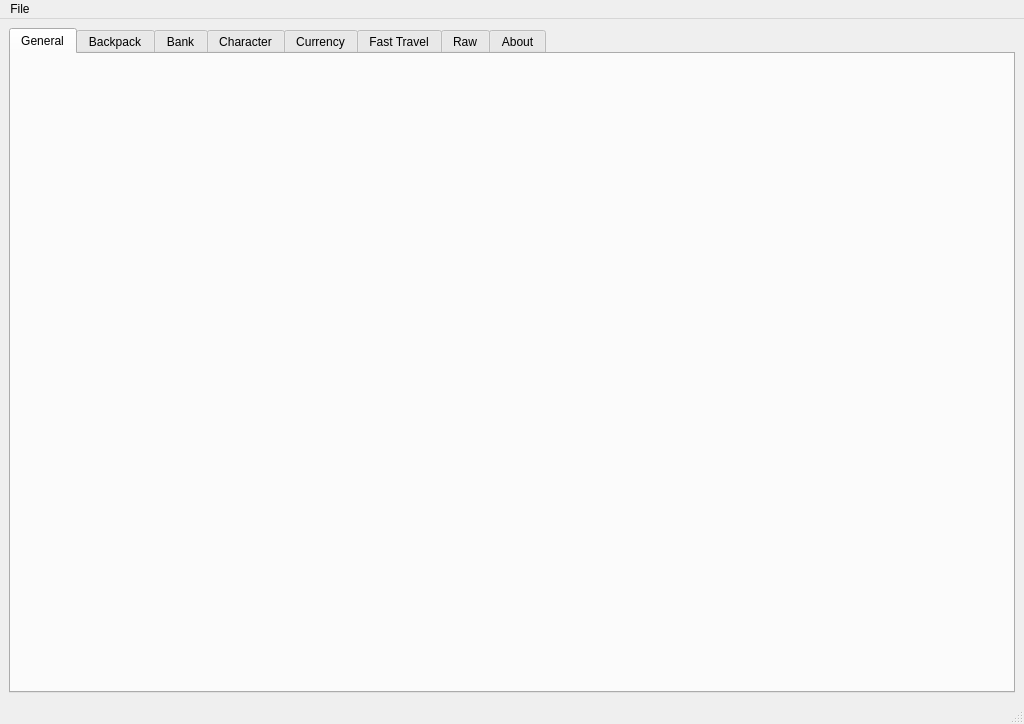
<?xml version="1.0" encoding="UTF-8"?>
<ui version="4.0">
 <class>MainWindow</class>
 <widget class="QMainWindow" name="MainWindow">
  <property name="geometry">
   <rect>
    <x>0</x>
    <y>0</y>
    <width>1024</width>
    <height>724</height>
   </rect>
  </property>
  <property name="sizePolicy">
   <sizepolicy hsizetype="Preferred" vsizetype="Preferred">
    <horstretch>0</horstretch>
    <verstretch>0</verstretch>
   </sizepolicy>
  </property>
  <property name="minimumSize">
   <size>
    <width>700</width>
    <height>400</height>
   </size>
  </property>
  <property name="maximumSize">
   <size>
    <width>2059</width>
    <height>1073</height>
   </size>
  </property>
  <property name="baseSize">
   <size>
    <width>1023</width>
    <height>512</height>
   </size>
  </property>
  <property name="windowTitle">
   <string>Borderlands Save Editor</string>
  </property>
  <widget class="QWidget" name="centralwidget">
   <property name="sizePolicy">
    <sizepolicy hsizetype="Preferred" vsizetype="Preferred">
     <horstretch>0</horstretch>
     <verstretch>0</verstretch>
    </sizepolicy>
   </property>
   <property name="minimumSize">
    <size>
     <width>700</width>
     <height>350</height>
    </size>
   </property>
   <property name="maximumSize">
    <size>
     <width>2048</width>
     <height>1024</height>
    </size>
   </property>
   <property name="baseSize">
    <size>
     <width>1024</width>
     <height>512</height>
    </size>
   </property>
   <layout class="QGridLayout" name="gridLayout">
    <item row="0" column="0">
     <widget class="QTabWidget" name="tabWidget">
      <property name="sizePolicy">
       <sizepolicy hsizetype="Expanding" vsizetype="Expanding">
        <horstretch>0</horstretch>
        <verstretch>0</verstretch>
       </sizepolicy>
      </property>
      <property name="maximumSize">
       <size>
        <width>2000</width>
        <height>1000</height>
       </size>
      </property>
      <property name="baseSize">
       <size>
        <width>1000</width>
        <height>500</height>
       </size>
      </property>
      <property name="currentIndex">
       <number>0</number>
      </property>
      <widget class="QWidget" name="general_tab">
       <attribute name="title">
        <string>General</string>
       </attribute>
      </widget>
      <widget class="QWidget" name="backpack_tab">
       <attribute name="title">
        <string>Backpack</string>
       </attribute>
      </widget>
      <widget class="QWidget" name="bank_tab">
       <attribute name="title">
        <string>Bank</string>
       </attribute>
      </widget>
      <widget class="QWidget" name="character_tab">
       <attribute name="title">
        <string>Character</string>
       </attribute>
      </widget>
      <widget class="QWidget" name="currency_tab">
       <attribute name="title">
        <string>Currency</string>
       </attribute>
      </widget>
      <widget class="QWidget" name="fast_travel_tab">
       <attribute name="title">
        <string>Fast Travel</string>
       </attribute>
      </widget>
      <widget class="QWidget" name="raw_tab">
       <attribute name="title">
        <string>Raw</string>
       </attribute>
      </widget>
      <widget class="QWidget" name="about_tab">
       <attribute name="title">
        <string>About</string>
       </attribute>
      </widget>
     </widget>
    </item>
   </layout>
  </widget>
  <widget class="QMenuBar" name="menubar">
   <property name="geometry">
    <rect>
     <x>0</x>
     <y>0</y>
     <width>1024</width>
     <height>22</height>
    </rect>
   </property>
   <widget class="QMenu" name="menuFile">
    <property name="title">
     <string>File</string>
    </property>
    <addaction name="actionOpen"/>
    <addaction name="actionSave"/>
    <addaction name="actionSave_As"/>
    <addaction name="separator"/>
    <addaction name="actionExit"/>
   </widget>
   <addaction name="menuFile"/>
  </widget>
  <widget class="QStatusBar" name="statusbar"/>
  <action name="actionOpen">
   <property name="text">
    <string>Open</string>
   </property>
  </action>
  <action name="actionSave">
   <property name="text">
    <string>Save</string>
   </property>
  </action>
  <action name="actionSave_As">
   <property name="text">
    <string>Save As ...</string>
   </property>
  </action>
  <action name="actionExit">
   <property name="text">
    <string>Exit</string>
   </property>
  </action>
 </widget>
 <resources/>
 <connections/>
</ui>
